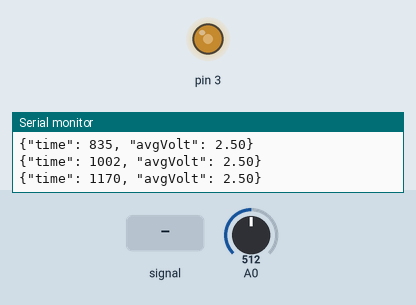
Recording of a sketch running on a simulated Arduino Uno, built with avr-gcc and run on an emulated ATmega328P. Parts: output pins drawn as LEDs (lit = HIGH), the last lines printed to the serial monitor. The inputs (shaded band) are chosen by the test bench; at power-on: A0 = 512.

Above: at 1.2 s.
1.3 s: A0 fed a 200 Hz sine of ±81 counts around its level
At 1.59 s:
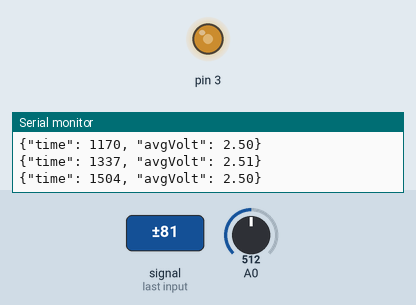
4.3 s: A0 set to 900
5.8 s: A0 set to 122
At 6.2 s:
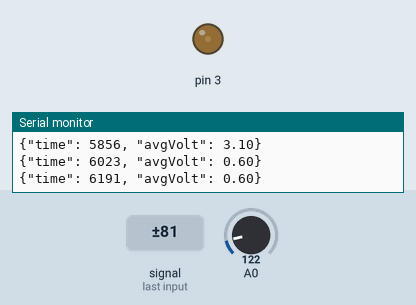
7.3 s: A0 set to 511
At 8.5 s:
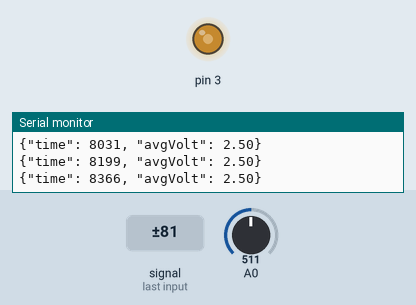
8.8 s: A0 fed a 2 Hz sine of ±306 counts around its level
At 8.95 s:
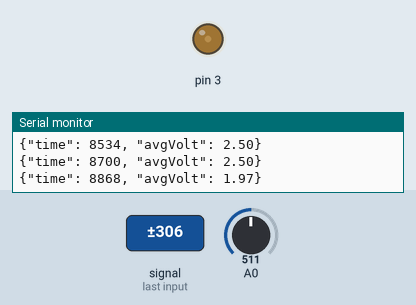
11.8 s: A0 set to 716
Timing chart, 0 to 14.3 s (numbered marks = the images above; inputs shaded):
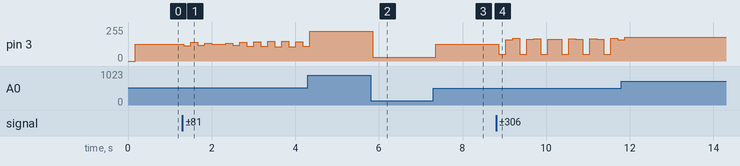

The sketch:

PWMThermistor.ino
```cpp
double volts = 0.0;
int i = 0;
unsigned long timeStarted = millis();

void setup() {
  pinMode(A0,INPUT);
  pinMode(3, OUTPUT);
  Serial.begin(9600); // opens serial port, sets data rate to 9600 bps
}

void loop() {
  unsigned long time = (millis() - timeStarted);

  double voltThermistor = 5 * (analogRead(A0)/1023.0);

  volts += voltThermistor;

  if(i>=1000){
    Serial.print("{");
    Serial.print("\"time\": ");
    Serial.print(time);
    Serial.print(", \"avgVolt\": ");
    Serial.print(volts/1000);
    Serial.print("}");
    Serial.println();

    analogWrite(3, 255.0*(voltThermistor/5));

    i=0;
    volts=0;
  }
  i++;
}
```

Measured:
- after the input at 5.8 s, pin 3: 224/255 → 30/255 after 0.06 s
- after the input at 7.3 s, pin 3: 30/255 → 127/255 after 0.06 s
- after the input at 8.8 s, pin 3: 127/255 → 51/255 after 0.07 s, → 161/255 0.17 s later, → 169/255 0.17 s later, → 51/255 0.17 s later, … (18 changes in this stretch)
